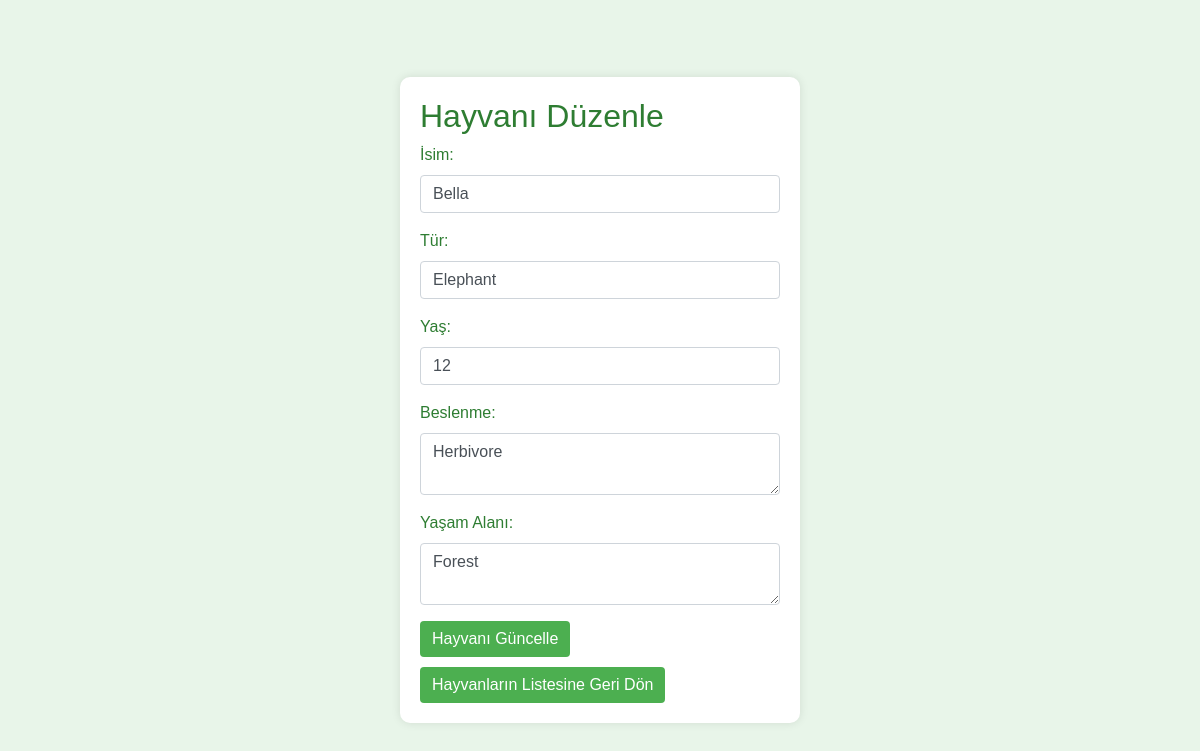
The page /hayvan_duzenle.php?id=4 (signed in) on the database its author committed.
### tables this page shows
CREATE TABLE `animals` (
  `id` int(11) NOT NULL,
  `name` varchar(255) NOT NULL,
  `species` varchar(255) NOT NULL,
  `age` int(11) DEFAULT NULL,
  `diet` varchar(255) DEFAULT NULL,
  `habitat` varchar(255) DEFAULT NULL
);

### hayvan_duzenle.php (the view, shortened to what this page needs)
<?php
include 'bas.php';
if (isset($_GET['id'])) {
    $id = $_GET['id'];
    $sql = "SELECT * FROM animals WHERE id=$id";
    $result = $conn->query($sql);
    $animal = $result->fetch_assoc();
}
?>
<!DOCTYPE html>
<html lang="en">
<head>
    <link rel="stylesheet" href="https://maxcdn.bootstrapcdn.com/bootstrap/4.5.2/css/bootstrap.min.css">
</head>
<body>
    <div class="container">
        <h2>Hayvanı Düzenle</h2>
        <form method="POST" action="">
            <div class="form-group">
                <label for="name">İsim:</label>
                <input type="text" class="form-control" id="name" name="name" value="<?= htmlspecialchars($animal['name']) ?>" required>
            </div>
            <div class="form-group">
                <label for="species">Tür:</label>
                <input type="text" class="form-control" id="species" name="species" value="<?= htmlspecialchars($animal['species']) ?>" required>
            </div>
            <div class="form-group">
                <label for="age">Yaş:</label>
                <input type="number" class="form-control" id="age" name="age" value="<?= htmlspecialchars($animal['age']) ?>" required>
            </div>
            <div class="form-group">
                <label for="diet">Beslenme:</label>
                <textarea class="form-control" id="diet" name="diet" required><?= htmlspecialchars($animal['diet']) ?></textarea>
            </div>
            <div class="form-group">
                <label for="habitat">Yaşam Alanı:</label>
                <textarea class="form-control" id="habitat" name="habitat" required><?= htmlspecialchars($animal['habitat']) ?></textarea>
            </div>
            <button type="submit" class="btn btn-primary" name="update_animal">Hayvanı Güncelle</button>
        </form>
        <a href="hayvanlarin_listesi.php" class="btn btn-secondary">Hayvanların Listesine Geri Dön</a>
    </div>
</body>
</html>

### hayvan_duzenle.php (style rules this page uses)
body { background-color: #e8f5e9; display: flex; justify-content: center; align-items: center; height: 100vh; margin: 0; font-family: Arial, sans-serif; }
.container { background-color: white; padding: 20px; border-radius: 10px; box-shadow: 0 0 10px rgba(0, 0, 0, 0.1); width: 400px; max-width: 100%; }
h2 { color: #2e7d32; }
.btn-primary, .btn-secondary { background-color: #4caf50; border: none; }
.form-group label { color: #2e7d32; }
.btn-secondary { margin-top: 10px; }

### rows shown on the page
animals: name "Bella", species "Elephant", age "12", diet "Herbivore", habitat "Forest"
